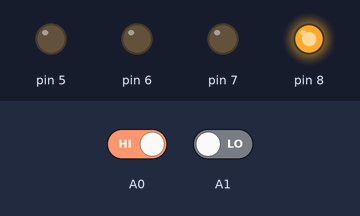
Simulated run of this sketch. Board: Arduino Uno, built with avr-gcc and run on an emulated ATmega328P. On the bench: output pins drawn as LEDs (lit = HIGH). Inputs (shaded band) come from the test bench; at power-on: A0 HIGH, A1 LOW.

Above: at 1.2 s.
1.3 s: A0 driven LOW
At 3.3 s:
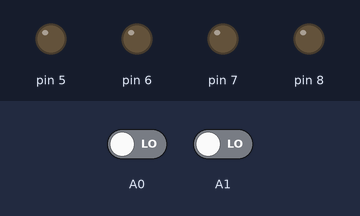
4.1 s: A1 driven HIGH
At 5.9 s:
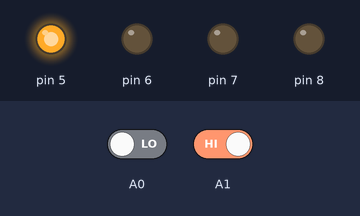
6.2 s: A0 driven HIGH
At 6.7 s:
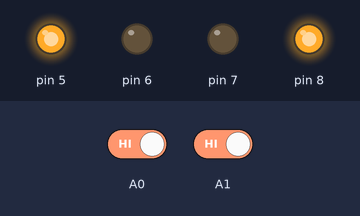
7.7 s: A1 driven LOW
At 9.1 s:
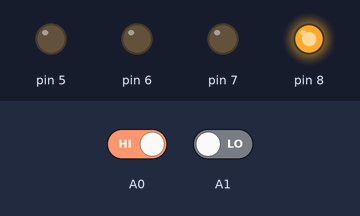
Timing chart, 0 to 10.2 s (numbered marks = the images above; inputs shaded):
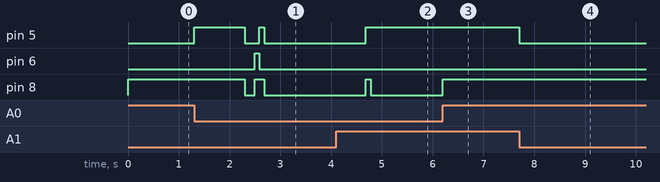

The sketch:

1__Prikshit.ino
```cpp
void setup()
{
  Serial.begin(9600);
  pinMode(5,OUTPUT);
  pinMode(6,OUTPUT);
  pinMode(7,OUTPUT);
  pinMode(8,OUTPUT);
  pinMode(A0,INPUT);
  pinMode(A1,INPUT);


}

int count=0;
int c2;

void forward()
{
  digitalWrite(5,HIGH);
  digitalWrite(6,LOW);
  digitalWrite(7,LOW);
  digitalWrite(8,HIGH);
}

void left()
{
  digitalWrite(5,HIGH);
  digitalWrite(6,LOW);
  digitalWrite(7,LOW);
  digitalWrite(8,LOW);
}

void stopb()
{
  digitalWrite(5,LOW);
  digitalWrite(6,LOW);
  digitalWrite(7,LOW);
  digitalWrite(8,LOW);
}

void right()
{
  digitalWrite(5,LOW);
  digitalWrite(6,LOW);
  digitalWrite(7,LOW);
  digitalWrite(8,HIGH);
}

void clockwise()
{
  digitalWrite(5,LOW);
  digitalWrite(6,HIGH);
  digitalWrite(7,LOW);
  digitalWrite(8,HIGH);
}

void loop()
{
  int l,r;
  l=digitalRead(A0);
  r=digitalRead(A1);
  c2 = 0;

  if(l==0 && r==0)
  {
//    count++;
//    if(count==1)
//    {
//      forward();
//      delay(200);
//    }
//    if(count==2)
//    {
//      forward();
//      delay(200);
//    }
//    if(count==3)
//    {
//      forward();
//      delay(200);
//    }
    if(count<5)
    {
      forward();
      delay(200);
       count++;
    }
    if(count==5)
    {
      stopb();
      delay(200);
      clockwise();
      delay(80);
//      forward();
//      delay(100);
//      right();
//      delay(100);
      forward();
      delay(100);
      count++;

      //stopb();


    }
    if(count>=6 && count<8)
     {
      stopb();
      delay(2000);
      forward();
      delay(100);
      count++;
     }
     if(count==8)
     {
      stopb();
      exit(0);
     }
  }
  else if(l==0 && r==1)
  left();

  else if(l==1 && r==0)
  right();

  else if(l==1 and r==1)
  forward();


}
```

Measured:
- after the input at 1.3 s, pin 5: LOW → HIGH at once, → LOW 1.0 s later, → HIGH 0.28 s later, → LOW 0.10 s later; pin 6: LOW → HIGH after 1.2 s, → LOW 0.08 s later; pin 8: HIGH → LOW after 1.0 s, → HIGH 0.20 s later, → LOW 0.18 s later
- after the input at 4.1 s, pin 5: goes on until 4.7 s, then stays HIGH
- after the input at 6.2 s, pin 8: LOW → HIGH at once
- after the input at 7.7 s, pin 5: HIGH → LOW at once
